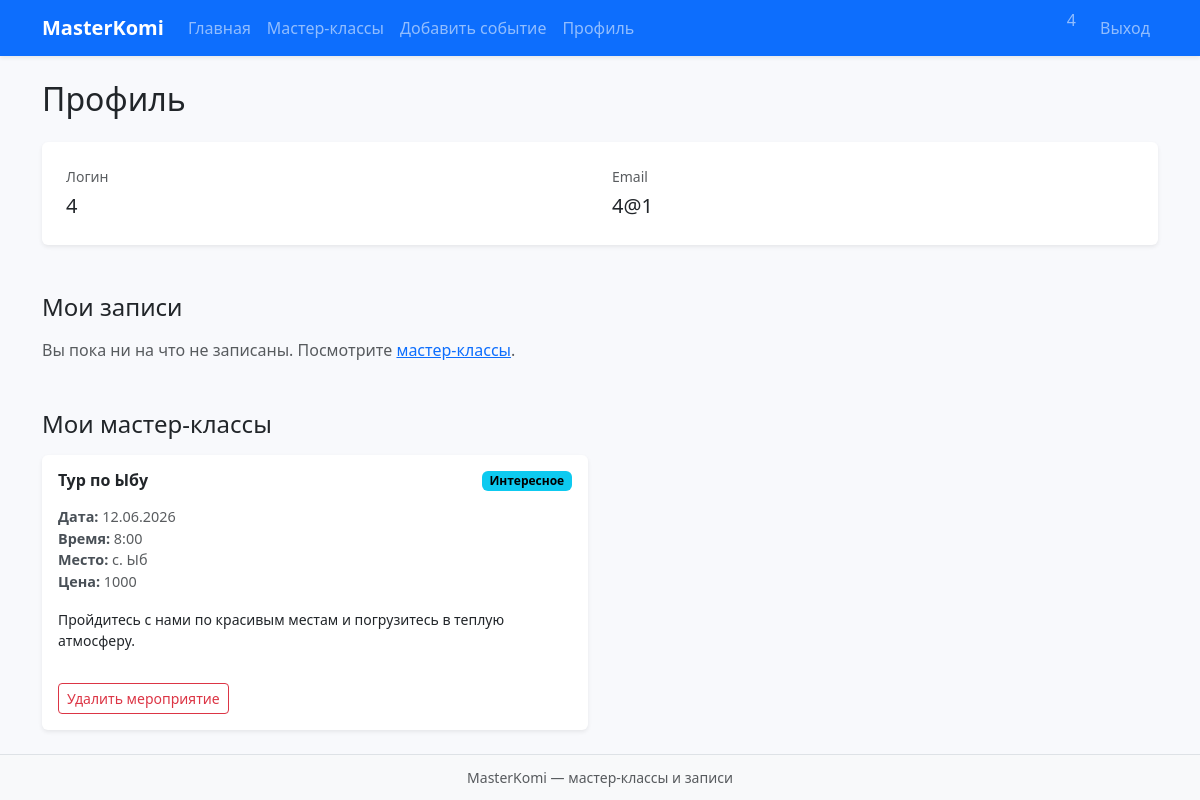
The app's page /profile (signed in) with its own data.
### data/users.py (models this page shows)
class User(SqlAlchemyBase):
    __tablename__ = "users"
    id = sqlalchemy.Column(
        sqlalchemy.Integer, primary_key=True, autoincrement=True
    )
    name = sqlalchemy.Column(sqlalchemy.String, nullable=True)
    email = sqlalchemy.Column(
        sqlalchemy.String, index=True, unique=True, nullable=True
    )
    hashed_password = sqlalchemy.Column(sqlalchemy.String, nullable=True)
    created_date = sqlalchemy.Column(
        sqlalchemy.DateTime, default=datetime.datetime.now
    )
    events = orm.relationship("Event", back_populates="creator")
    event_signups = orm.relationship("EventSignup", back_populates="user")

### data/events.py (models this page shows)
class Event(SqlAlchemyBase):
    __tablename__ = "events"
    id = sqlalchemy.Column(
        sqlalchemy.Integer, primary_key=True, autoincrement=True
    )
    name = sqlalchemy.Column(sqlalchemy.String, nullable=True)
    direction = sqlalchemy.Column(sqlalchemy.String, nullable=True)
    date = sqlalchemy.Column(sqlalchemy.DateTime, nullable=True)
    time = sqlalchemy.Column(sqlalchemy.String, nullable=True)
    location = sqlalchemy.Column(sqlalchemy.String, nullable=True)
    description = sqlalchemy.Column(sqlalchemy.String, nullable=True)
    price = sqlalchemy.Column(sqlalchemy.Integer, nullable=True)
    created_date = sqlalchemy.Column(
        sqlalchemy.DateTime, default=datetime.datetime.now
    )
    user_id = sqlalchemy.Column(
        sqlalchemy.Integer, sqlalchemy.ForeignKey("users.id"), nullable=True
    )
    creator = orm.relationship("User", back_populates="events")
    signups = orm.relationship(
        "EventSignup", back_populates="event", cascade="all, delete-orphan"
    )

### main.py (the view)
@app.route("/profile")
def profile():
    if not session.get("user_id"):
        return redirect(url_for("login"))
    db_sess = db_session.create_session()
    user = db_sess.get(User, session["user_id"])
    if not user:
        session.clear()
        return redirect(url_for("login"))
    my_events = (
        db_sess.query(Event)
        .filter(Event.user_id == user.id)
        .order_by(Event.created_date.desc())
        .all()
    )
    my_signups = (
        db_sess.query(EventSignup)
        .filter(EventSignup.user_id == user.id)
        .order_by(EventSignup.created_date )
        .all()
    )
    cancel_signup_forms = {
        s.event_id: CancelFrom(prefix=f"c{s.event_id}") for s in my_signups
    }
    delete_event_forms = {
        e.id: DeleteEventForm(prefix=f"d{e.id}") for e in my_events
    }
    return render_template(
        "profile.html",
        title="Профиль",
        user=user,
        my_events=my_events,
        my_signups=my_signups,
        cancel_signup_forms=cancel_signup_forms,
        delete_event_forms=delete_event_forms,
    )

### data/db_session.py (called while the page is built)
def create_session() -> Session:
    global __factory
    return __factory()

### main.py (called while the page is built)
@app.context_processor
def direct_labs():
    return {"direction_labels": dict(EVENT_DIRECTIONS)}

@app.template_filter("fmt_date")
def fmt_date(value):
    if not value:
        return "—"
    if hasattr(value, "strftime"):
        return value.strftime("%d.%m.%Y")
    return str(value)

### templates/profile.html (shortened to what this page needs)
{% extends "base.html" %}
{% block content %}
<h1 class="h2 mb-4">Профиль</h1>
<div class="card user-card">
    <div class="card-body p-4">
        <div class="row">
            <div class="col-md-6 mb-3 mb-md-0">
                <p class="user-label">Логин</p>
                <p class="user-value">{{ user.name or '—' }}</p>
            </div>
            <div class="col-md-6">
                <p class="user-label">Email</p>
                <p class="user-value">{{ user.email or '—' }}</p>
            </div>
        </div>
    </div>
</div>
<h2 class="h4 mb-3">Мои записи</h2>
{% if my_signups %}
<div class="event-grid spaced">
    {% for s in my_signups %}
    <article class="card event-card">
        <div class="card-body">
            <div class="event-head">
                <h3 class="h6 card-title">{{ s.event.name }}</h3>
                {% if s.event.direction %}
                <span class="badge text-bg-info text-wrap">{{ direction_labels.get(s.event.direction, s.event.direction) }}</span>
                {% endif %}
            </div>
            <ul class="event-details small">
                <li><strong>Дата:</strong> {{ s.event.date|fmt_date }}</li>
                <li><strong>Время:</strong> {{ s.event.time }}</li>
                <li><strong>Место:</strong> {{ s.event.location }}</li>
            </ul>
            <form method="post" action="{{ url_for('cancel_signup', event_id=s.event.id) }}" class="mt-auto">
                {{ cancel_signup_forms[s.event_id].hidden_tag() }}
                <button type="submit" class="btn btn-sm btn-outline-danger">Отменить запись</button>
            </form>
        </div>
    </article>
    {% endfor %}
</div>
{% else %}
<p class="muted mb-5">Вы пока ни на что не записаны. Посмотрите <a href="{{ url_for('masterclasses') }}">мастер-классы</a>.</p>
{% endif %}
<h2 class="h4 mb-3">Мои мастер-классы</h2>
{% if my_events %}
<div class="event-grid">
    {% for item in my_events %}
    <article class="card event-card">
        <div class="card-body">
            <div class="event-head">
                <h3 class="h6 card-title">{{ item.name }}</h3>
                {% if item.direction %}
                <span class="badge text-bg-info text-wrap">{{ direction_labels.get(item.direction, item.direction) }}</span>
                {% endif %}
            </div>
            <ul class="event-details small">
                <li><strong>Дата:</strong> {{ item.date|fmt_date }}</li>
                <li><strong>Время:</strong> {{ item.time }}</li>
                <li><strong>Место:</strong> {{ item.location }}</li>
                {% if item.price is not none %}
                <li><strong>Цена:</strong> {{ item.price }}</li>
                {% endif %}
            </ul>
            <p class="card-text small flex-grow-1">{{ item.description }}</p>
            <form method="post" action="{{ url_for('delete_event', event_id=item.id) }}" class="mt-3"
                  onsubmit="return confirm('Удалить это мероприятие? Записи участников также будут удалены.');">
                <button type="submit" class="btn btn-sm btn-outline-danger">Удалить мероприятие</button>
            </form>
        </div>
    </article>
    {% endfor %}
</div>
{% else %}
<p class="muted">Вы ещё не добавляли мастер-классы. <a href="{{ url_for('add_event') }}">Добавить</a></p>
{% endif %}
{% endblock %}

### static/css/styles.css (style rules this page uses)
:root { --welcome-gradient: linear-gradient(135deg, #0d6efd 0%, #6610f2 55%, #6f42c1 100%); --page-bg: #f8f9fc; }
body.shell { min-height: 100vh; display: flex; flex-direction: column; background-color: var(--page-bg); }
.muted { color: var(--bs-secondary-color); }
.event-grid { display: grid; gap: 1.5rem; grid-template-columns: 1fr; }
@media (min-width: 992px) { .event-grid { grid-template-columns: repeat(2, 1fr); } }
.event-card { height: 100%; border: none; box-shadow: var(--bs-box-shadow-sm); display: flex; flex-direction: column; }
.event-card .card-body { flex: 1 1 auto; display: flex; flex-direction: column; }
.event-card .card-title { font-weight: 600; }
.event-head { display: flex; justify-content: space-between; align-items: flex-start; gap: 0.5rem; margin-bottom: 0.5rem; }
.event-details { margin: 0 0 1rem; padding: 0; list-style: none; font-size: 0.9rem; color: var(--bs-secondary-color); }
.event-details strong { color: #495057; font-weight: 600; }
.user-card { border: none; box-shadow: var(--bs-box-shadow-sm); margin-bottom: 3rem; }
.user-card .user-label { font-size: 0.875rem; color: var(--bs-secondary-color); margin-bottom: 0.25rem; }
.user-card .user-value { margin-bottom: 0; font-size: 1.25rem; }

### records on screen
User: name "4", email "4@1"
Event: name "Тур по Ыбу", get "Интересное", date|fmt_date "12.06.2026", time "8:00", location "с. Ыб", price "1000", description "Пройдитесь с нами по красивым местам и погрузитесь в теплую атмосферу."

### other values on screen
{{ session.get('user_name', '') }} "4"
